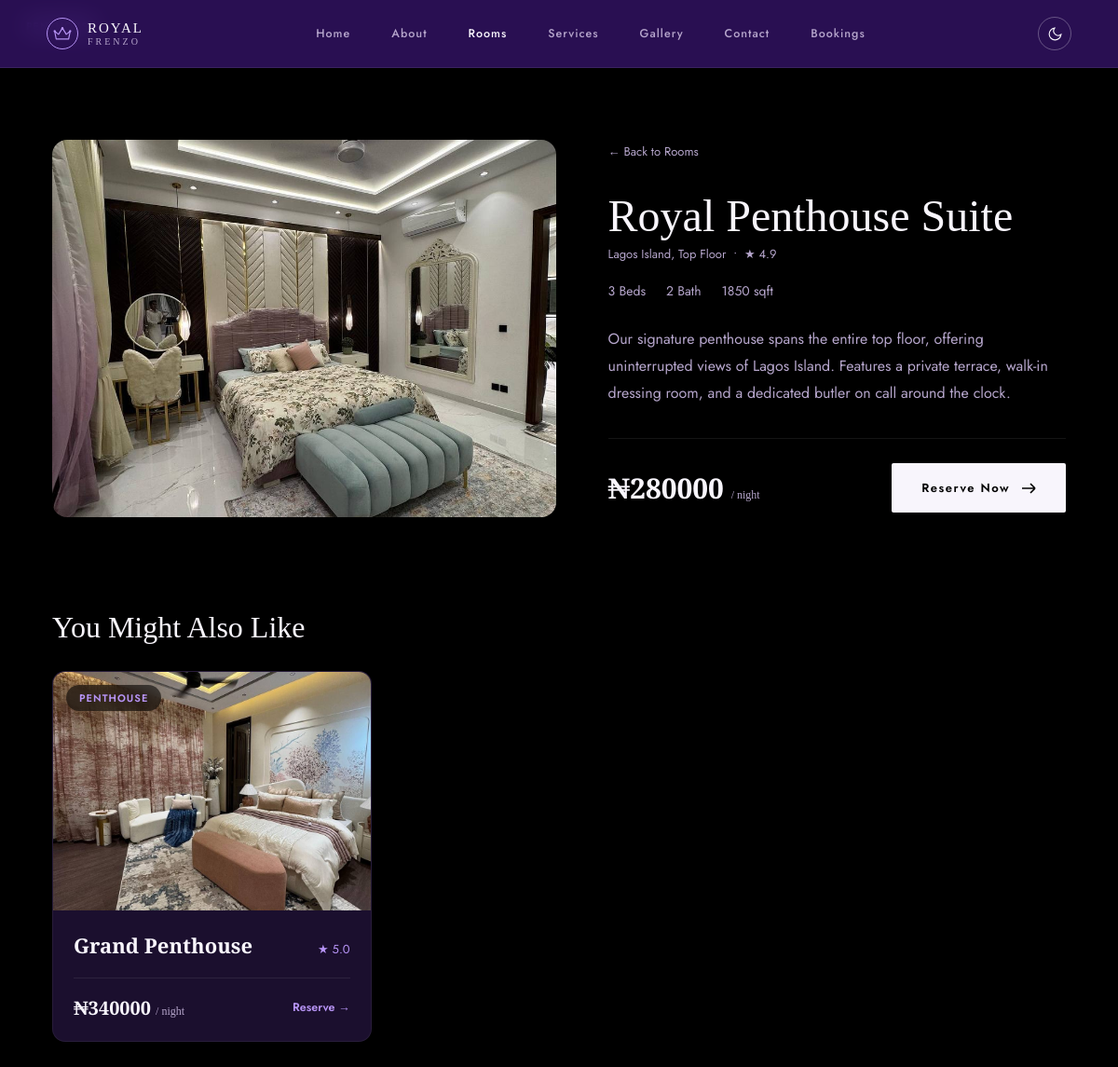
The app's page /room/royal-penthouse-suite/ with its own data.
### core/models.py (models this page shows, shortened)
class Room(models.Model):
    CATEGORY_CHOICES = [
        ('suite', 'Suite'),
        ('penthouse', 'Penthouse'),
        ('studio', 'Studio'),
    ]
    name = models.CharField(max_length=120)
    slug = models.SlugField(max_length=140, unique=True)
    category = models.CharField(max_length=20, choices=CATEGORY_CHOICES)
    location = models.CharField(max_length=150, blank=True)
    price_per_night = models.DecimalField(max_digits=10, decimal_places=2)
    beds = models.PositiveSmallIntegerField(default=1)
    baths = models.PositiveSmallIntegerField(default=1)
    sqft = models.PositiveIntegerField(default=0)
    rating = models.DecimalField(max_digits=2, decimal_places=1, default=4.8)
    short_description = models.CharField(max_length=200, blank=True)
    description = models.TextField(blank=True)
    image = models.ImageField(upload_to='rooms/', blank=True, null=True)
    is_featured = models.BooleanField(default=False)
    created_at = models.DateTimeField(auto_now_add=True)
    class Meta:
        ordering = ['-is_featured', 'name']
    def get_absolute_url(self):
        return reverse('core:room_detail', kwargs={'slug': self.slug})

### core/views.py (the view)
# urls.py: path('room/<slug:slug>/', views.room_detail, name='room_detail'),
def room_detail(request, slug):
    room = get_object_or_404(Room, slug=slug)
    related_rooms = Room.objects.exclude(slug=slug).filter(category=room.category)[:3]
    return render(request, 'room_detail.html', {'room': room, 'related_rooms': related_rooms})

### core/templates/room_detail.html (shortened to what this page needs)
{% extends "base.html" %}
{% load static %}
{% block content %}
{% include "_navbar.html" with active_page="rooms" %}
<section class="room-detail">
  <div class="room-detail-media">
    {% if room.image %}
      <img src="{{ room.image.url }}" alt="{{ room.name }}">
    {% else %}
      <div class="room-card-placeholder large"></div>
    {% endif %}
  </div>
  <div class="room-detail-body">
    <a href="{% url 'core:room_list' %}" class="back-link">← Back to Rooms</a>
    <span class="room-tag">{{ room.get_category_display }}</span>
    <h1 class="room-detail-title">{{ room.name }}</h1>
    <p class="room-location">{{ room.location }} &nbsp;•&nbsp; ★ {{ room.rating }}</p>
    <div class="room-specs large">
      <span>{{ room.beds }} Beds</span>
      <span>{{ room.baths }} Bath</span>
      <span>{{ room.sqft }} sqft</span>
    </div>
    <p class="room-detail-desc">
      {{ room.description|default:room.short_description }}
    </p>
    <div class="room-detail-footer">
      <div class="room-price large">₦{{ room.price_per_night|floatformat:0 }} <span>/ night</span></div>
      <a href="{% url 'core:booking_create' room.slug %}" class="btn-primary">Reserve Now
        <svg width="16" height="12" viewBox="0 0 16 12" fill="none"><path d="M1 6H15M15 6L10 1M15 6L10 11" stroke="currentColor" stroke-width="1.6"/></svg>
      </a>
    </div>
  </div>
</section>
{% if related_rooms %}
<section class="related-rooms">
  <h2>You Might Also Like</h2>
  <div class="room-grid">
    {% for r in related_rooms %}
      <a href="{{ r.get_absolute_url }}" class="room-card">
        <div class="room-card-media">
          {% if r.image %}
            <img src="{{ r.image.url }}" alt="{{ r.name }}">
          {% else %}
            <div class="room-card-placeholder"></div>
          {% endif %}
          <span class="room-tag">{{ r.get_category_display }}</span>
        </div>
        <div class="room-card-body">
          <div class="room-card-top">
            <h3>{{ r.name }}</h3>
            <span class="room-rating">★ {{ r.rating }}</span>
          </div>
          <div class="room-card-footer">
            <div class="room-price">₦{{ r.price_per_night|floatformat:0 }} <span>/ night</span></div>
            <span class="btn-reserve">Reserve →</span>
          </div>
        </div>
      </a>
    {% endfor %}
  </div>
</section>
{% endif %}
{% endblock %}

### core/static/css/style.css (style rules this page uses)
:root { --bg-deep: #000000; --bg-panel: #1B0F2E; --nav-bg: rgba(76, 29, 149, 0.55); --violet: #8B5CF6; --violet-soft: #B794F6; --lilac: #E4D8FA; --white: #F8F5FC; --muted: #B6A6CC; }
* { margin: 0; padding: 0; box-sizing: border-box; }
body { background: var(--bg-deep); color: var(--white); font-family: 'Jost', sans-serif; transition: background .25s ease, color .25s ease; }
a { text-decoration: none; color: inherit; }
.btn-primary { display: inline-flex; align-items: center; gap: 12px; background: var(--white); color: var(--bg-deep); padding: 17px 32px; font-size: 13px; font-weight: 600; letter-spacing: 1.5px; border-radius: 2px; transition: background .2s ease, transform .2s ease; }
.room-grid { display: grid; grid-template-columns: repeat(4, 1fr); gap: 30px; }
.room-card { display: block; background: var(--bg-panel); border-radius: 14px; overflow: hidden; border: 1px solid rgba(255,255,255,0.06); transition: transform .25s ease, border-color .25s ease; }
.room-card-media { position: relative; aspect-ratio: 4 / 3; overflow: hidden; }
.room-card-media img { width: 100%; height: 100%; object-fit: cover; }
.room-tag { position: absolute; top: 14px; left: 14px; background: rgba(0,0,0,0.55); backdrop-filter: blur(6px); color: var(--violet-soft); font-size: 11px; letter-spacing: 1px; font-weight: 600; padding: 6px 14px; border-radius: 999px; text-transform: uppercase; }
.room-card-body { padding: 22px; }
.room-card-top { display: flex; justify-content: space-between; align-items: baseline; gap: 10px; }
.room-card-top h3 { font-family: 'Cormorant Garamond', serif; font-size: 22px; font-weight: 600; }
.room-rating { font-size: 13px; color: var(--violet-soft); white-space: nowrap; }
.room-location { font-size: 13px; color: var(--muted); margin-top: 4px; }
.room-specs { display: flex; gap: 16px; margin-top: 16px; font-size: 12.5px; color: var(--muted); }
.room-specs.large { font-size: 14px; gap: 22px; margin: 20px 0 28px; }
.room-card-footer { display: flex; justify-content: space-between; align-items: center; margin-top: 20px; padding-top: 18px; border-top: 1px solid rgba(255,255,255,0.08); }
.room-price { font-family: 'Cormorant Garamond', serif; font-size: 20px; font-weight: 600; color: var(--white); }
.room-price span { font-size: 12px; font-weight: 400; color: var(--muted); }
.room-price.large { font-size: 30px; }
.btn-reserve { font-size: 12.5px; font-weight: 600; color: var(--violet-soft); }
.room-detail { padding: 150px 56px 60px; max-width: 1200px; margin: 0 auto; display: grid; grid-template-columns: 1.1fr 1fr; gap: 56px; align-items: start; }
.room-detail-media { border-radius: 16px; overflow: hidden; aspect-ratio: 4/3; }
.room-detail-media img { width: 100%; height: 100%; object-fit: cover; }
.back-link { display: inline-block; font-size: 13px; color: var(--muted); margin-bottom: 20px; }
.room-detail-title { font-family: 'Cormorant Garamond', serif; font-size: clamp(34px, 4vw, 52px); font-weight: 500; margin-top: 12px; }
.room-detail-desc { color: var(--muted); line-height: 1.8; font-size: 15. 5px; margin-top: 10px; }
.room-detail-footer { display: flex; align-items: center; justify-content: space-between; margin-top: 34px; padding-top: 26px; border-top: 1px solid rgba(255,255,255,0.08); }
.related-rooms { padding: 40px 56px 100px; max-width: 1200px; margin: 0 auto; }
.related-rooms h2 { font-family: 'Cormorant Garamond', serif; font-size: 32px; font-weight: 500; margin-bottom: 28px; }
@media (max-width: 1200px) { .room-grid { grid-template-columns: repeat(3, 1fr); } }

### records on screen
Room: image (picture), category "PENTHOUSE", name "Royal Penthouse Suite", location "Lagos Island, Top Floor", rating "4.9", beds "3", baths "2", sqft "1850", description "Our signature penthouse spans the entire top floor, offering uninterrupted views of Lagos Island. Features a private terrace, walk-in dressing room, and a dedicated butler on call around the clock.", price_per_night "280000"
Room: image (picture), category "PENTHOUSE", name "Grand Penthouse", rating "5.0", price_per_night "340000"
